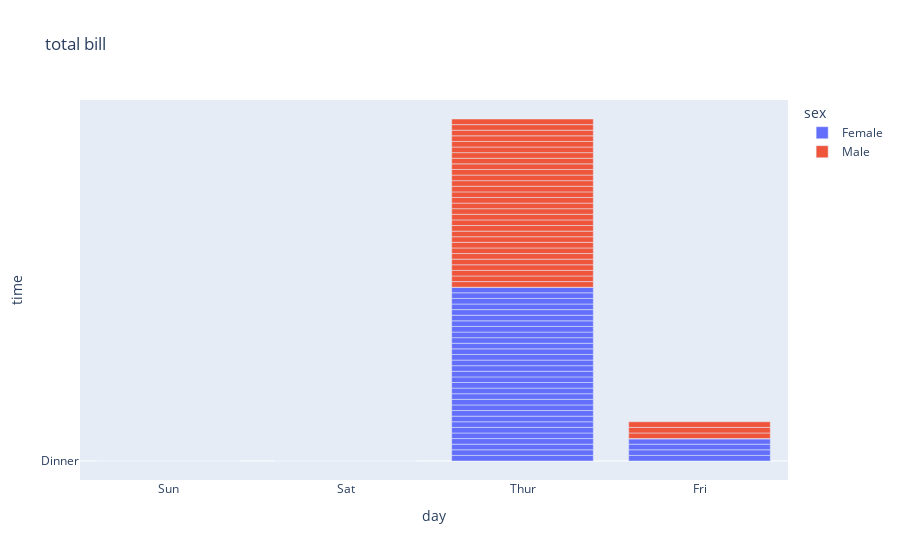

Notebook source saved alongside this figure:
### Code cell
fig = px.bar(tips,
             x = 'day',
             y = 'time',
             color = 'sex',
             title = 'total bill')
fig.show()

### Figure 1 — Plotly figure (JSON) as saved in the notebook; plotly's stock layout.template omitted (floating-point values rounded to 4 significant figures; data arrays with more than 128 entries replaced by an {"elided": "..."} marker saying what was removed)
{"data": [{"alignmentgroup": "True", "hovertemplate": "sex=Female<br>day=%{x}<br>time=%{y}<extra></extra>", "legendgroup": "Female", "marker": {"color": "#636efa", "pattern": {"shape": ""}}, "name": "Female", "offsetgroup": "Female", "orientation": "v", "showlegend": true, "textposition": "auto", "type": "bar", "x": ["Sun", "Sun", "Sun", "Sun", "Sun", "Sun", "Sat", "Sat", "Sat", "Sat", "Sat", "Sat", "Sun", "Sun", "Sat", "Sat", "Sat", "Sat", "Sat", "Sat", "Sat", "Thur", "Thur", "Fri", "Fri", "Fri", "Fri", "Fri", "Sat", "Sat", "Sat", "Sat", "Sat", "Sun", "Sun", "Thur", "Thur", "Thur", "Thur", "Thur", "Thur", "Thur", "Thur", "Thur", "Thur", "Thur", "Thur", "Thur", "Thur", "Thur", "Thur", "Thur", "Thur", "Thur", "Thur", "Thur", "Thur", "Sun", "Sun", "Sun", "Sun", "Sun", "Sat", "Sat", "Sun", "Sun", "Sun", "Thur", "Thur", "Thur", "Thur", "Thur", "Thur", "Thur", "Sat", "Sat", "Sat", "Sat", "Sat", "Fri", "Fri", "Fri", "Fri", "Sat", "Sat", "Sat", "Thur"], "xaxis": "x", "y": ["Dinner", "Dinner", "Dinner", "Dinner", "Dinner", "Dinner", "Dinner", "Dinner", "Dinner", "Dinner", "Dinner", "Dinner", "Dinner", "Dinner", "Dinner", "Dinner", "Dinner", "Dinner", "Dinner", "Dinner", "Dinner", "Lunch", "Lunch", "Dinner", "Dinner", "Dinner", "Dinner", "Dinner", "Dinner", "Dinner", "Dinner", "Dinner", "Dinner", "Dinner", "Dinner", "Lunch", "Lunch", "Lunch", "Lunch", "Lunch", "Lunch", "Lunch", "Lunch", "Lunch", "Lunch", "Lunch", "Lunch", "Lunch", "Lunch", "Lunch", "Lunch", "Lunch", "Lunch", "Lunch", "Lunch", "Lunch", "Lunch", "Dinner", "Dinner", "Dinner", "Dinner", "Dinner", "Dinner", "Dinner", "Dinner", "Dinner", "Dinner", "Lunch", "Lunch", "Lunch", "Lunch", "Lunch", "Lunch", "Lunch", "Dinner", "Dinner", "Dinner", "Dinner", "Dinner", "Lunch", "Lunch", "Lunch", "Lunch", "Dinner", "Dinner", "Dinner", "Dinner"], "yaxis": "y"}, {"alignmentgroup": "True", "hovertemplate": "sex=Male<br>day=%{x}<br>time=%{y}<extra></extra>", "legendgroup": "Male", "marker": {"color": "#EF553B", "pattern": {"shape": ""}}, "name": "Male", "offsetgroup": "Male", "orientation": "v", "showlegend": true, "textposition": "auto", "type": "bar", "x": {"elided": "157 str values"}, "xaxis": "x", "y": {"elided": "157 str values"}, "yaxis": "y"}], "layout": {"barmode": "relative", "legend": {"title": {"text": "sex"}, "tracegroupgap": 0}, "title": {"text": "total bill"}, "xaxis": {"anchor": "y", "domain": [0, 1], "title": {"text": "day"}}, "yaxis": {"anchor": "x", "domain": [0, 1], "title": {"text": "time"}}}}
